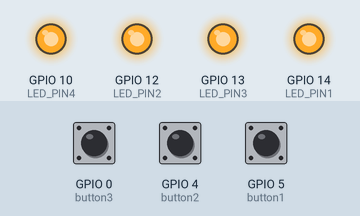
This sketch was run on a simulated ESP8266 (NodeMCU). Parts: output pins drawn as LEDs (lit = HIGH). Inputs (shaded band) come from the test bench; at power-on: GPIO 0 (button3) HIGH, GPIO 4 (button2) HIGH, GPIO 5 (button1) HIGH. WiFi joins after 1.5 s; servers stay silent unless stated; no MQTT or app messages arrive unless stated; what the sketch prints to the serial monitor is not drawn.

Above: at 2.7 s.
2.8 s: GPIO 0 (button3) pulled LOW for 0.15 s
At 2.87 s:
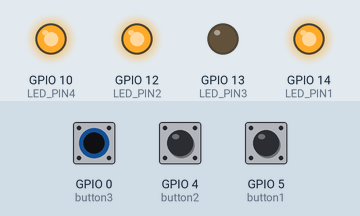
4.4 s: GPIO 4 (button2) pulled LOW for 0.15 s
At 4.47 s:
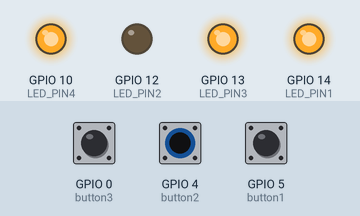
6.0 s: GPIO 5 (button1) pulled LOW for 1 s
At 6.3 s:
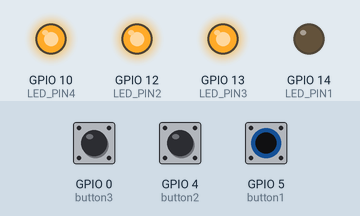
8.5 s: GPIO 0 (button3) pulled LOW for 1 s
At 10.0 s:
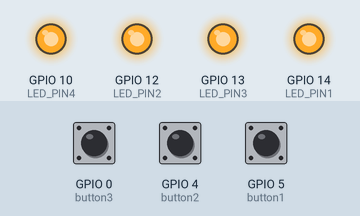
12.5 s: GPIO 0 (button3) pulled LOW for 3.2 s
At 13.5 s:
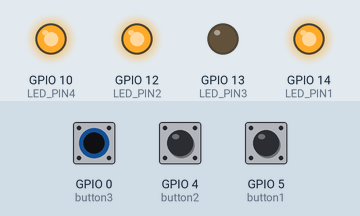
17.2 s: GPIO 4 (button2) pulled LOW for 1 s
At 19.1 s:
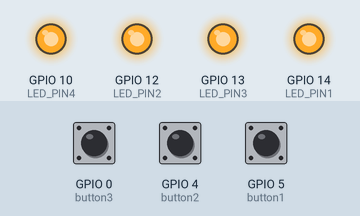
Timing chart, 0 to 20.6 s (numbered marks = the images above; inputs shaded):
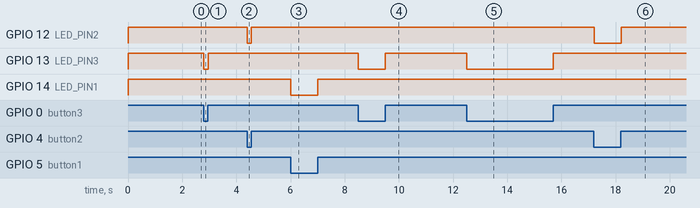

Measured:
- after the input at 2.8 s, GPIO 13 (LED_PIN3): HIGH → LOW at once, → HIGH 0.15 s later
- after the input at 4.4 s, GPIO 12 (LED_PIN2): HIGH → LOW at once, → HIGH 0.15 s later
- after the input at 6.0 s, GPIO 14 (LED_PIN1): HIGH → LOW at once, → HIGH 1.0 s later
- after the input at 8.5 s, GPIO 13 (LED_PIN3): HIGH → LOW at once, → HIGH 1.0 s later
- after the input at 12.5 s, GPIO 13 (LED_PIN3): HIGH → LOW at once, → HIGH 3.2 s later
- after the input at 17.2 s, GPIO 12 (LED_PIN2): HIGH → LOW at once, → HIGH 1.0 s later

The sketch:

ESP8266_MQTT_SwitchLight.ino
```cpp
/*
   MQTT Light for Home-Assistant - NodeMCU (ESP8266)
   https://home-assistant.io/components/light.mqtt/

   Libraries :
    - ESP8266 core for Arduino : https://github.com/esp8266/Arduino
    - PubSubClient : https://github.com/knolleary/pubsubclient

   Sources :
    - File > Examples > ES8266WiFi > WiFiClient
    - File > Examples > PubSubClient > mqtt_auth
    - File > Examples > PubSubClient > mqtt_esp8266

   Schematic :
    - https://github.com/mertenats/open-home-automation/blob/master/ha_mqtt_light/Schematic.png
    - GND - LED - Resistor 220 Ohms - D1/GPIO5

   Configuration (HA) :
    light:
      platform: mqtt
      name: Office light'
      state_topic: 'office/light1/status'
      command_topic: 'office/light1/switch'
      optimistic: false

   Samuel M. - v1.1 - 08.2016
   If you like this example, please add a star! Thank you!
   https://github.com/mertenats/open-home-automation
*/

#include <ESP8266WiFi.h>
#include <PubSubClient.h>

#define MQTT_VERSION MQTT_VERSION_3_1_1

int buttonState1 = 1;
int lastButtonState1 = 1;
int buttonState2 = 1;
int lastButtonState2 = 1;
int buttonState3 = 1;
int lastButtonState3 = 1;

// Wifi: SSID and password
const char* WIFI_SSID = "ABC";
const char* WIFI_PASSWORD = "mothaibabon";

// MQTT: ID, server IP, port, username and password
const PROGMEM char* MQTT_CLIENT_ID = "office_light1";
const PROGMEM char* MQTT_SERVER_IP = "192.168.1.247";
const PROGMEM uint16_t MQTT_SERVER_PORT = 1883;
const PROGMEM char* MQTT_USER = "";
const PROGMEM char* MQTT_PASSWORD = "";

// MQTT: topics
const char* MQTT_LIGHT_STATE_TOPIC1 = "house/light1/status";
const char* MQTT_LIGHT_COMMAND_TOPIC1 = "house/light1/switch";
const char* MQTT_LIGHT_STATE_TOPIC2 = "house/light2/status";
const char* MQTT_LIGHT_COMMAND_TOPIC2 = "house/light2/switch";
const char* MQTT_LIGHT_STATE_TOPIC3 = "house/light3/status";
const char* MQTT_LIGHT_COMMAND_TOPIC3 = "house/light3/switch";
const char* MQTT_LIGHT_STATE_TOPIC4 = "house/light4/status";
const char* MQTT_LIGHT_COMMAND_TOPIC4 = "house/light4/switch";

// payloads by default (on/off)
const char* LIGHT_ON = "ON";
const char* LIGHT_OFF = "OFF";

const PROGMEM uint8_t LED_PIN1 = 14;
const PROGMEM uint8_t LED_PIN2 = 12;
const PROGMEM uint8_t LED_PIN3 = 13;
const PROGMEM uint8_t LED_PIN4 = 10;
boolean m_light_state1 = false; // light is turned off by default
boolean m_light_state2 = false; // light is turned off by default
boolean m_light_state3 = false; // light is turned off by default
boolean m_light_state4 = false; // light is turned off by default

WiFiClient wifiClient;
PubSubClient client(wifiClient);

void button1(){
  buttonState1 = digitalRead(5);
  if (buttonState1 != lastButtonState1) {
    if(m_light_state1 != true) {
    m_light_state1 = true;
    }
    else if(m_light_state1 != false) {
      m_light_state1 = false;
    }
  }
  lastButtonState1 = buttonState1;
  setLightState1();
  publishLightState1();
}
void button2(){
  buttonState2 = digitalRead(4);
  if (buttonState2 != lastButtonState2) {
    if(m_light_state2 != true) {
    m_light_state2 = true;
    }
    else if(m_light_state2 != false) {
      m_light_state2 = false;
    }
  }
  lastButtonState2 = buttonState2;
  setLightState2();
  publishLightState2();
}
void button3(){
  buttonState3 = digitalRead(0);
  if (buttonState3 != lastButtonState3) {
    if(m_light_state3 != true) {
    m_light_state3 = true;
    }
    else if(m_light_state3 != false) {
      m_light_state3 = false;
    }
  }
  lastButtonState3 = buttonState3;
  setLightState3();
  publishLightState3();
}

// function called to publish the state of the light (on/off)
void publishLightState1() {
  if (m_light_state1) {
    client.publish(MQTT_LIGHT_STATE_TOPIC1, LIGHT_ON, true);
  } else {
    client.publish(MQTT_LIGHT_STATE_TOPIC1, LIGHT_OFF, true);
  }
}
void publishLightState2() {
  if (m_light_state2) {
    client.publish(MQTT_LIGHT_STATE_TOPIC2, LIGHT_ON, true);
  } else {
    client.publish(MQTT_LIGHT_STATE_TOPIC2, LIGHT_OFF, true);
  }
}
void publishLightState3() {
  if (m_light_state3) {
    client.publish(MQTT_LIGHT_STATE_TOPIC3, LIGHT_ON, true);
  } else {
    client.publish(MQTT_LIGHT_STATE_TOPIC3, LIGHT_OFF, true);
  }
}
void publishLightState4() {
  if (m_light_state4) {
    client.publish(MQTT_LIGHT_STATE_TOPIC4, LIGHT_ON, true);
  } else {
    client.publish(MQTT_LIGHT_STATE_TOPIC4, LIGHT_OFF, true);
  }
}

// function called to turn on/off the light
void setLightState1() {
  if (m_light_state1) {
    digitalWrite(LED_PIN1, LOW);
    Serial.println("INFO: Turn light on...");
  } else {
    digitalWrite(LED_PIN1, HIGH);
    Serial.println("INFO: Turn light off...");
  }
}
void setLightState2() {
  if (m_light_state2) {
    digitalWrite(LED_PIN2, LOW);
    Serial.println("INFO: Turn light on...");
  } else {
    digitalWrite(LED_PIN2, HIGH);
    Serial.println("INFO: Turn light off...");
  }
}
void setLightState3() {
  if (m_light_state3) {
    digitalWrite(LED_PIN3, LOW);
    Serial.println("INFO: Turn light on...");
  } else {
    digitalWrite(LED_PIN3, HIGH);
    Serial.println("INFO: Turn light off...");
  }
}
void setLightState4() {
  if (m_light_state4) {
    digitalWrite(LED_PIN4, LOW);
    Serial.println("INFO: Turn light on...");
  } else {
    digitalWrite(LED_PIN4, HIGH);
    Serial.println("INFO: Turn light off...");
  }
}

// function called when a MQTT message arrived
void callback(char* p_topic, byte* p_payload, unsigned int p_length) {
  // concat the payload into a string
  String payload;
  for (uint8_t i = 0; i < p_length; i++) {
    payload.concat((char)p_payload[i]);
  }

  // handle message topic
  if (String(MQTT_LIGHT_COMMAND_TOPIC1).equals(p_topic)) {
    // test if the payload is equal to "ON" or "OFF"
    if (payload.equals(String(LIGHT_ON))) {
      if (m_light_state1 != true) {
        m_light_state1 = true;
        setLightState1();
        publishLightState1();
      }
    } else if (payload.equals(String(LIGHT_OFF))) {
      if (m_light_state1 != false) {
        m_light_state1 = false;
        setLightState1();
        publishLightState1();
      }
    }
  }
    if (String(MQTT_LIGHT_COMMAND_TOPIC2).equals(p_topic)) {
    // test if the payload is equal to "ON" or "OFF"
    if (payload.equals(String(LIGHT_ON))) {
      if (m_light_state2 != true) {
        m_light_state2 = true;
        setLightState2();
        publishLightState2();
      }
    } else if (payload.equals(String(LIGHT_OFF))) {
      if (m_light_state2 != false) {
        m_light_state2 = false;
        setLightState2();
        publishLightState2();
      }
    }
  }
    if (String(MQTT_LIGHT_COMMAND_TOPIC3).equals(p_topic)) {
    // test if the payload is equal to "ON" or "OFF"
    if (payload.equals(String(LIGHT_ON))) {
      if (m_light_state3 != true) {
        m_light_state3 = true;
        setLightState3();
        publishLightState3();
      }
    } else if (payload.equals(String(LIGHT_OFF))) {
      if (m_light_state3 != false) {
        m_light_state3 = false;
        setLightState3();
        publishLightState3();
      }
    }
  }
    if (String(MQTT_LIGHT_COMMAND_TOPIC4).equals(p_topic)) {
    // test if the payload is equal to "ON" or "OFF"
    if (payload.equals(String(LIGHT_ON))) {
      if (m_light_state4 != true) {
        m_light_state4 = true;
        setLightState4();
        publishLightState4();
      }
    } else if (payload.equals(String(LIGHT_OFF))) {
      if (m_light_state4 != false) {
        m_light_state4 = false;
        setLightState4();
        publishLightState4();
      }
    }
  }
}

void reconnect() {
  // Loop until we're reconnected
  while (!client.connected()) {
    Serial.println("INFO: Attempting MQTT connection...");
    // Attempt to connect
    if (client.connect(MQTT_CLIENT_ID, MQTT_USER, MQTT_PASSWORD)) {
      Serial.println("INFO: connected");
      // Once connected, publish an announcement...
      publishLightState1();
      publishLightState2();
      publishLightState3();
      publishLightState4();
      // ... and resubscribe
      client.subscribe(MQTT_LIGHT_COMMAND_TOPIC1);
      client.subscribe(MQTT_LIGHT_COMMAND_TOPIC2);
      client.subscribe(MQTT_LIGHT_COMMAND_TOPIC3);
      client.subscribe(MQTT_LIGHT_COMMAND_TOPIC4);
    } else {
      Serial.print("ERROR: failed, rc=");
      Serial.print(client.state());
      Serial.println("DEBUG: try again in 5 seconds");
      // Wait 5 seconds before retrying
      delay(5000);
    }
  }
}

void setup() {
  // init the serial
  Serial.begin(115200);

  // init the led
  pinMode(LED_PIN1, OUTPUT);
  pinMode(LED_PIN2, OUTPUT);
  pinMode(LED_PIN3, OUTPUT);
  pinMode(LED_PIN4, OUTPUT);
  pinMode(5, INPUT_PULLUP);
  pinMode(4, INPUT_PULLUP);
  pinMode(0, INPUT_PULLUP);
  digitalWrite(LED_BUILTIN, LOW);
  analogWriteRange(255);
  setLightState1();
  setLightState2();
  setLightState3();
  setLightState4();

  // init the WiFi connection
  Serial.println();
  Serial.println();
  Serial.print("INFO: Connecting to ");
  WiFi.mode(WIFI_STA);
  Serial.println(WIFI_SSID);
  WiFi.begin(WIFI_SSID, WIFI_PASSWORD);

  while (WiFi.status() != WL_CONNECTED) {
    delay(500);
    Serial.print(".");
  }

  Serial.println("");
  Serial.println("INFO: WiFi connected");
  Serial.print("INFO: IP address: ");
  Serial.println(WiFi.localIP());

  // init the MQTT connection
  client.setServer(MQTT_SERVER_IP, MQTT_SERVER_PORT);
  client.setCallback(callback);
}

void loop() {
  if (!client.connected()) {
    reconnect();
  }
  button1();
  button2();
  button3();
  client.loop();
}
```
